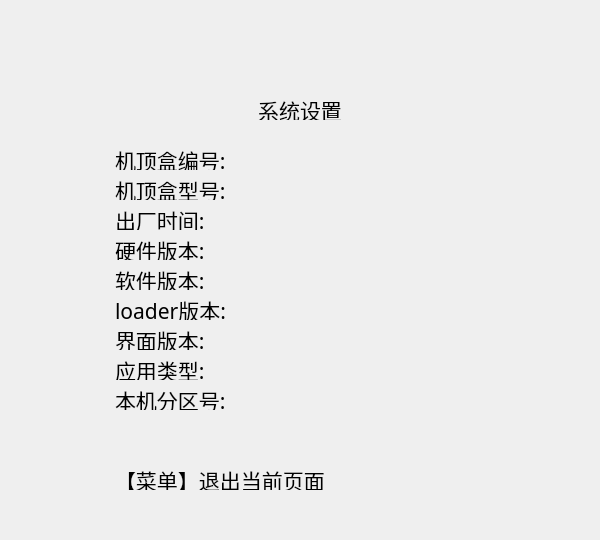
<?xml version="1.0" encoding="UTF-8"?>
<ui version="4.0">
 <class>MenuVersionWidget</class>
 <widget class="QWidget" name="MenuVersionWidget">
  <property name="geometry">
   <rect>
    <x>0</x>
    <y>0</y>
    <width>600</width>
    <height>540</height>
   </rect>
  </property>
  <widget class="QLabel" name="numTitleLabel">
   <property name="geometry">
    <rect>
     <x>115</x>
     <y>150</y>
     <width>120</width>
     <height>20</height>
    </rect>
   </property>
   <property name="font">
    <font>
     <family>宋体</family>
     <pointsize>16</pointsize>
    </font>
   </property>
   <property name="text">
    <string>机顶盒编号:</string>
   </property>
  </widget>
  <widget class="QLabel" name="modelTitleLabel">
   <property name="geometry">
    <rect>
     <x>115</x>
     <y>180</y>
     <width>120</width>
     <height>20</height>
    </rect>
   </property>
   <property name="font">
    <font>
     <family>宋体</family>
     <pointsize>16</pointsize>
    </font>
   </property>
   <property name="text">
    <string>机顶盒型号:</string>
   </property>
  </widget>
  <widget class="QLabel" name="dateTitleLabel">
   <property name="geometry">
    <rect>
     <x>115</x>
     <y>210</y>
     <width>120</width>
     <height>20</height>
    </rect>
   </property>
   <property name="font">
    <font>
     <family>宋体</family>
     <pointsize>16</pointsize>
    </font>
   </property>
   <property name="text">
    <string>出厂时间:</string>
   </property>
  </widget>
  <widget class="QLabel" name="hwTitleLabel">
   <property name="geometry">
    <rect>
     <x>115</x>
     <y>240</y>
     <width>120</width>
     <height>20</height>
    </rect>
   </property>
   <property name="font">
    <font>
     <family>宋体</family>
     <pointsize>16</pointsize>
    </font>
   </property>
   <property name="text">
    <string>硬件版本:</string>
   </property>
  </widget>
  <widget class="QLabel" name="swTitleLabel">
   <property name="geometry">
    <rect>
     <x>115</x>
     <y>270</y>
     <width>120</width>
     <height>20</height>
    </rect>
   </property>
   <property name="font">
    <font>
     <family>宋体</family>
     <pointsize>16</pointsize>
    </font>
   </property>
   <property name="text">
    <string>软件版本:</string>
   </property>
  </widget>
  <widget class="QLabel" name="loaderTitleLabel">
   <property name="geometry">
    <rect>
     <x>115</x>
     <y>300</y>
     <width>120</width>
     <height>20</height>
    </rect>
   </property>
   <property name="font">
    <font>
     <family>宋体</family>
     <pointsize>16</pointsize>
    </font>
   </property>
   <property name="text">
    <string>loader版本:</string>
   </property>
  </widget>
  <widget class="QLabel" name="faceTiteLabel">
   <property name="geometry">
    <rect>
     <x>115</x>
     <y>330</y>
     <width>120</width>
     <height>20</height>
    </rect>
   </property>
   <property name="font">
    <font>
     <family>宋体</family>
     <pointsize>16</pointsize>
    </font>
   </property>
   <property name="text">
    <string>界面版本:</string>
   </property>
  </widget>
  <widget class="QLabel" name="appTitleLabel">
   <property name="geometry">
    <rect>
     <x>115</x>
     <y>360</y>
     <width>120</width>
     <height>20</height>
    </rect>
   </property>
   <property name="font">
    <font>
     <family>宋体</family>
     <pointsize>16</pointsize>
    </font>
   </property>
   <property name="text">
    <string>应用类型:</string>
   </property>
  </widget>
  <widget class="QLabel" name="areaTitleLabel">
   <property name="geometry">
    <rect>
     <x>115</x>
     <y>390</y>
     <width>120</width>
     <height>20</height>
    </rect>
   </property>
   <property name="font">
    <font>
     <family>宋体</family>
     <pointsize>16</pointsize>
    </font>
   </property>
   <property name="text">
    <string>本机分区号:</string>
   </property>
  </widget>
  <widget class="QLabel" name="numLabel">
   <property name="geometry">
    <rect>
     <x>255</x>
     <y>150</y>
     <width>240</width>
     <height>20</height>
    </rect>
   </property>
   <property name="font">
    <font>
     <family>宋体</family>
     <pointsize>16</pointsize>
    </font>
   </property>
   <property name="text">
    <string/>
   </property>
  </widget>
  <widget class="QLabel" name="modelLabel">
   <property name="geometry">
    <rect>
     <x>255</x>
     <y>180</y>
     <width>240</width>
     <height>20</height>
    </rect>
   </property>
   <property name="font">
    <font>
     <family>宋体</family>
     <pointsize>16</pointsize>
    </font>
   </property>
   <property name="text">
    <string/>
   </property>
  </widget>
  <widget class="QLabel" name="dateLabel">
   <property name="geometry">
    <rect>
     <x>255</x>
     <y>210</y>
     <width>240</width>
     <height>20</height>
    </rect>
   </property>
   <property name="font">
    <font>
     <family>宋体</family>
     <pointsize>16</pointsize>
    </font>
   </property>
   <property name="text">
    <string/>
   </property>
  </widget>
  <widget class="QLabel" name="hwLabel">
   <property name="geometry">
    <rect>
     <x>255</x>
     <y>240</y>
     <width>240</width>
     <height>20</height>
    </rect>
   </property>
   <property name="font">
    <font>
     <family>宋体</family>
     <pointsize>16</pointsize>
    </font>
   </property>
   <property name="text">
    <string/>
   </property>
  </widget>
  <widget class="QLabel" name="swLabel">
   <property name="geometry">
    <rect>
     <x>255</x>
     <y>270</y>
     <width>240</width>
     <height>20</height>
    </rect>
   </property>
   <property name="font">
    <font>
     <family>宋体</family>
     <pointsize>16</pointsize>
    </font>
   </property>
   <property name="text">
    <string/>
   </property>
  </widget>
  <widget class="QLabel" name="loaderLabel">
   <property name="geometry">
    <rect>
     <x>255</x>
     <y>300</y>
     <width>240</width>
     <height>20</height>
    </rect>
   </property>
   <property name="font">
    <font>
     <family>宋体</family>
     <pointsize>16</pointsize>
    </font>
   </property>
   <property name="text">
    <string/>
   </property>
  </widget>
  <widget class="QLabel" name="faceLabel">
   <property name="geometry">
    <rect>
     <x>255</x>
     <y>330</y>
     <width>240</width>
     <height>20</height>
    </rect>
   </property>
   <property name="font">
    <font>
     <family>宋体</family>
     <pointsize>16</pointsize>
    </font>
   </property>
   <property name="text">
    <string/>
   </property>
  </widget>
  <widget class="QLabel" name="appLabel">
   <property name="geometry">
    <rect>
     <x>255</x>
     <y>360</y>
     <width>240</width>
     <height>20</height>
    </rect>
   </property>
   <property name="font">
    <font>
     <family>宋体</family>
     <pointsize>16</pointsize>
    </font>
   </property>
   <property name="text">
    <string/>
   </property>
  </widget>
  <widget class="QLabel" name="areaLabel">
   <property name="geometry">
    <rect>
     <x>255</x>
     <y>390</y>
     <width>240</width>
     <height>20</height>
    </rect>
   </property>
   <property name="font">
    <font>
     <family>宋体</family>
     <pointsize>16</pointsize>
    </font>
   </property>
   <property name="text">
    <string/>
   </property>
  </widget>
  <widget class="QLabel" name="titleLabel">
   <property name="geometry">
    <rect>
     <x>240</x>
     <y>100</y>
     <width>120</width>
     <height>20</height>
    </rect>
   </property>
   <property name="font">
    <font>
     <family>宋体</family>
     <pointsize>16</pointsize>
    </font>
   </property>
   <property name="text">
    <string>系统设置</string>
   </property>
   <property name="alignment">
    <set>Qt::AlignCenter</set>
   </property>
  </widget>
  <widget class="QLabel" name="bottomLabel">
   <property name="geometry">
    <rect>
     <x>115</x>
     <y>470</y>
     <width>240</width>
     <height>20</height>
    </rect>
   </property>
   <property name="font">
    <font>
     <family>宋体</family>
     <pointsize>16</pointsize>
    </font>
   </property>
   <property name="text">
    <string>【菜单】退出当前页面</string>
   </property>
  </widget>
 </widget>
 <layoutdefault spacing="6" margin="11"/>
 <resources/>
 <connections/>
</ui>
